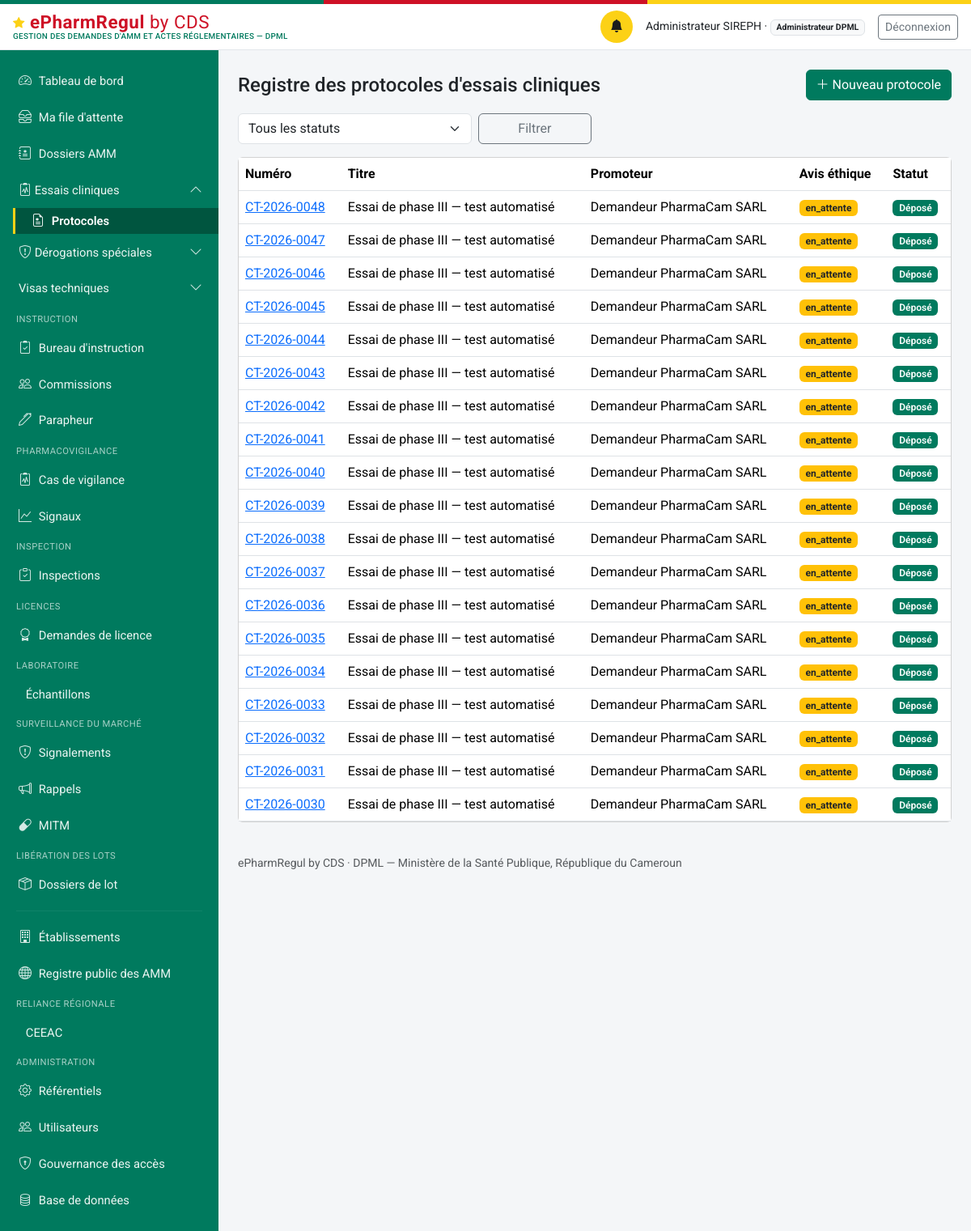
/protocoles (signed in), run on an earlier commit of the app's database.
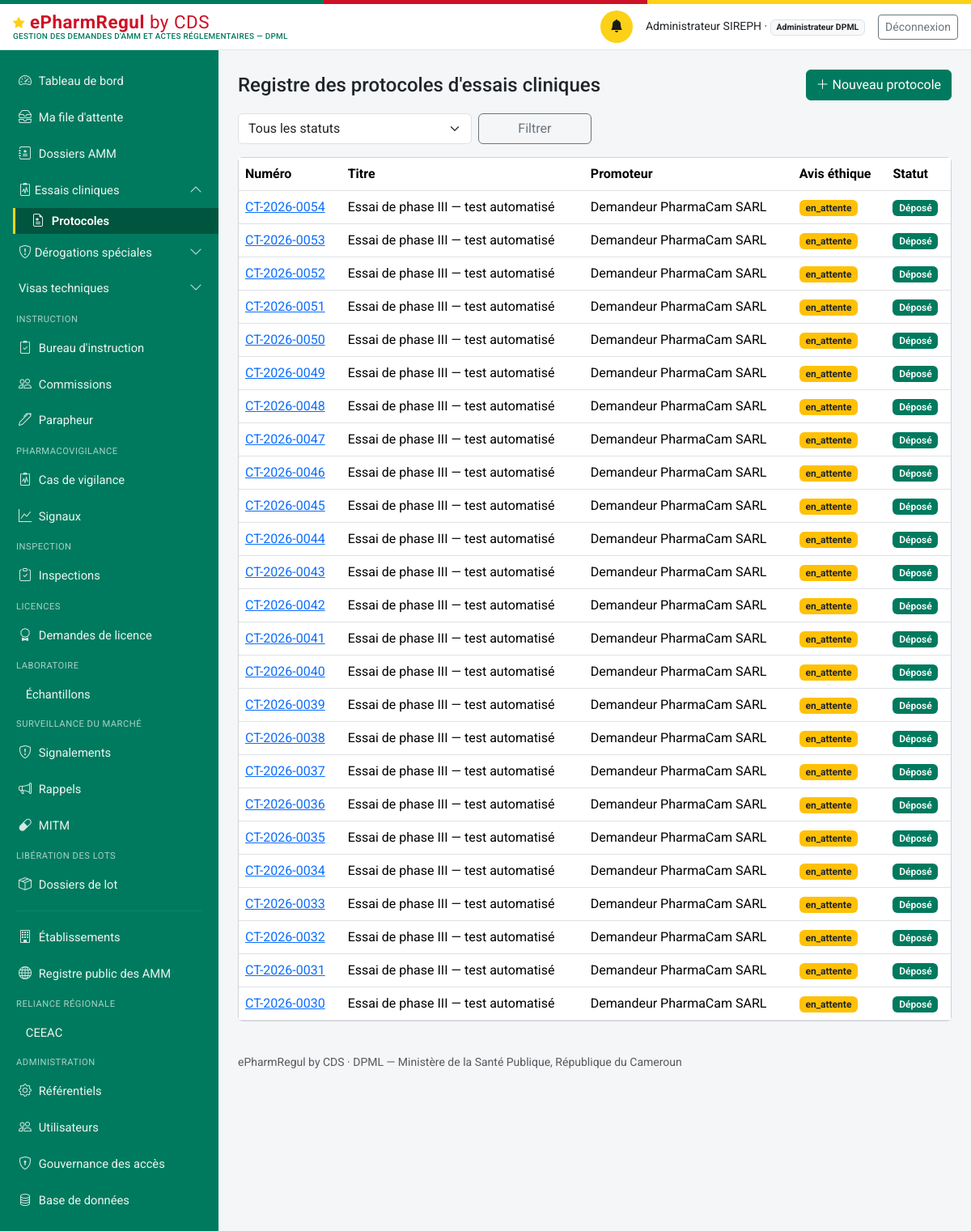
And on a later commit of the database.
### models.py (models this page shows, shortened)
class ProtocoleEssaiClinique(db.Model):
    id = db.Column(db.Integer, primary_key=True)
    numero = db.Column(db.String(30), unique=True, nullable=False)  # CT-{annee}-{seq4}
    titre = db.Column(db.String(300), nullable=False)
    promoteur_id = db.Column(db.Integer, db.ForeignKey("personne.id"), nullable=False)
    produit_etudie_id = db.Column(db.Integer, db.ForeignKey("produit.id"), nullable=True)
    reference_comite_ethique = db.Column(db.String(150), nullable=True)
    statut_avis_ethique = db.Column(db.String(20), nullable=False, default="en_attente")
    statut = db.Column(db.String(30), nullable=False, default="depose")
    motif_decision = db.Column(db.Text, nullable=True)
    date_depot = db.Column(db.DateTime, nullable=True)
    date_decision = db.Column(db.DateTime, nullable=True)
    date_validite = db.Column(db.Date, nullable=True)
    date_limite_reponse_complement = db.Column(db.DateTime, nullable=True)
    amendements_json = db.Column(db.Text, default="[]")
    rapports_etape_json = db.Column(db.Text, default="[]")
    date_creation = db.Column(db.DateTime, default=datetime.utcnow)
    date_maj = db.Column(db.DateTime, default=datetime.utcnow, onupdate=datetime.utcnow)
    promoteur = db.relationship("Personne", foreign_keys=[promoteur_id])
    produit_etudie = db.relationship("Produit", foreign_keys=[produit_etudie_id])
    sites_investigation = db.relationship("Etablissement", secondary="protocole_site", lazy="subquery")
    @property
    def amendements(self):
        return json.loads(self.amendements_json or "[]")
    @property
    def rapports_etape(self):
        return json.loads(self.rapports_etape_json or "[]")

class Personne(db.Model):
    id = db.Column(db.Integer, primary_key=True)
    nom_complet = db.Column(db.String(200), nullable=False)
    email = db.Column(db.String(150), unique=True, nullable=False)  # identifiant de connexion
    password_hash = db.Column(db.String(255), nullable=False)
    role_systeme = db.Column(db.String(50), nullable=False)
    etablissement_rattachement_id = db.Column(db.Integer, db.ForeignKey("etablissement.id"), nullable=True)
    contact = db.Column(db.String(200))
    statut_compte = db.Column(db.String(20), nullable=False, default="actif")
    date_creation = db.Column(db.DateTime, default=datetime.utcnow)
    date_inscription = db.Column(db.DateTime, nullable=True)
    date_decision = db.Column(db.DateTime, nullable=True)
    decide_par_id = db.Column(db.Integer, db.ForeignKey("personne.id"), nullable=True)
    etablissement = db.relationship("Etablissement", foreign_keys=[etablissement_rattachement_id])
    decide_par = db.relationship("Personne", remote_side=[id],
                                 foreign_keys=[decide_par_id])
    @property
    def role_label(self):
        from permissions import ROLES
        return ROLES.get(self.role_systeme, self.role_systeme)
    @property
    def niveau(self):
        from permissions import niveau
        return niveau(self)
    @property
    def est_externe(self):
        from permissions import est_externe
        return est_externe(self.role_systeme)

### routes_ct.py (the view)
@ct_bp.route("/protocoles")
@login_required
def registre():
    executer_verifications_delais_ct()
    u = current_user()
    q = ProtocoleEssaiClinique.query
    if u.role_systeme in ("demandeur_externe", "promoteur_essai"):
        import espace_industriel as esp
        q = q.filter(ProtocoleEssaiClinique.promoteur_id.in_(
            esp.personnes_de_la_societe(u)))
    elif u.role_systeme not in ROLES_CT_INTERNES:
        abort(403)
    statut = request.args.get("statut", "")
    if statut:
        q = q.filter_by(statut=statut)
    protocoles = q.order_by(ProtocoleEssaiClinique.date_creation.desc()).all()
    return render_template("essais_cliniques/registre.html", protocoles=protocoles, statut=statut)

### auth.py (called while the page is built)
def current_user():
    uid = session.get("user_id")
    if not uid:
        return None
    return db.session.get(Personne, uid)

def login_required(view):
    @wraps(view)
    def wrapped(*a, **kw):
        if not current_user():
            return redirect(url_for("login", next=request.path))
        return view(*a, **kw)
    return wrapped

### delais.py (called while the page is built, shortened)
def get_parametre(module, cle, default=None):
    p = ParametreModule.query.filter_by(module=module, cle=cle).first()
    return p.valeur if p else default

def executer_verifications_delais_ct():
    from workflow_ct import cloturer_si_delai_depasse
    from models import ProtocoleEssaiClinique
    for protocole in ProtocoleEssaiClinique.query.filter_by(statut="complement_requis").all():
        cloturer_si_delai_depasse(protocole)
    rappel_jours = int(get_parametre("CT", "rappel_rapport_etape_j_avant", default=15))
    db.session.commit()

### matrice_acces.py (called while the page is built)
def profil(utilisateur):
    if utilisateur is None:
        return None
    return PROFILS_DEMANDEUR.get(utilisateur.role_systeme)

def acte_concerne(utilisateur, code_acte):
    fiche = profil(utilisateur)
    if fiche is None:
        return True
    return code_acte in fiche["actes"]

### templates/essais_cliniques/registre.html (shortened to what this page needs)
{% extends "base.html" %}
{% block content %}
<div class="d-flex justify-content-between align-items-center mb-3">
  <h4 class="mb-0">Registre des protocoles d'essais cliniques</h4>
  {% if current_user.role_systeme in ("demandeur_externe", "administrateur_dpml") %}
  <a href="{{ url_for('ct.nouveau') }}" class="btn btn-primary"><i class="bi bi-plus-lg"></i> Nouveau protocole</a>
  {% endif %}
</div>
<form method="get" class="row g-2 mb-3" role="search">
  <div class="col-md-4">
    <select class="form-select" id="statut" name="statut">
      <option value="">Tous les statuts</option>
    </select>
  </div>
  <div class="col-md-2"><button class="btn btn-outline-secondary w-100">Filtrer</button></div>
</form>
<div class="card">
  <div class="table-responsive">
    <table class="table table-hover align-middle mb-0">
      <thead><tr><th>Numéro</th><th>Titre</th><th>Promoteur</th><th>Avis éthique</th><th>Statut</th></tr></thead>
      <tbody>
        {% for p in protocoles %}
        <tr>
          <td><a href="{{ url_for('ct.fiche', id=p.id) }}">{{ p.numero }}</a></td>
          <td>{{ p.titre }}</td>
          <td>{{ p.promoteur.nom_complet }}</td>
          <td><span class="badge {{ 'bg-success' if p.statut_avis_ethique == 'favorable' else ('bg-danger' if p.statut_avis_ethique == 'defavorable' else 'bg-warning text-dark') }}">
            {{ p.statut_avis_ethique }}</span></td>
          <td><span class="badge bg-primary badge-statut">{{ STATUTS_CT.get(p.statut, p.statut) }}</span></td>
        </tr>
        {% else %}
        <tr><td colspan="5" class="text-center text-muted py-4">Aucun résultat ne correspond à ces critères.</td></tr>
        {% endfor %}
      </tbody>
    </table>
  </div>
</div>
{% endblock %}

### templates/base.html (shortened to what the changed rows need)
<!doctype html>
<html lang="fr">
<head>
<link href="https://cdn.jsdelivr.net/npm/bootstrap@5.3.3/dist/css/bootstrap.min.css" rel="stylesheet">
<link href="https://cdn.jsdelivr.net/npm/bootstrap-icons@1.11.3/font/bootstrap-icons.css" rel="stylesheet">
<link href="{{ url_for('static', filename='css/style.css') }}" rel="stylesheet">
</head>
<body>
<div class="sireph-layout">
  {% if current_user %}
  <nav id="sireph-sidebar" class="offcanvas-lg offcanvas-start sireph-sidebar" tabindex="-1"
       aria-label="Navigation principale">
    <div class="offcanvas-body d-flex flex-column p-0">
      <ul class="nav nav-pills flex-column">
        {% for e in menu %}
        {% if e.enfants %}
        <li class="nav-item">
          <a class="nav-link d-flex align-items-center justify-content-between
                    {{ 'active' if e.actif }} {{ 'disabled text-secondary' if not e.accessible }}"
             {% if e.accessible %}
             data-bs-toggle="collapse" href="#groupe-{{ e.code }}" role="button"
             aria-expanded="{{ 'true' if e.ouvert else 'false' }}"
             aria-controls="groupe-{{ e.code }}"
             {% else %}
             href="#" tabindex="-1" aria-disabled="true"
             title="{{ e.motif }}" data-bs-toggle="tooltip"
             onclick="return false;"
             {% endif %}>
            <span><i class="bi {{ e.icone }}"></i> {{ e.libelle }}</span>
            {% if e.accessible %}
            <i class="bi bi-chevron-down small sireph-chevron"></i>
            {% else %}
            <i class="bi bi-slash-circle small" aria-hidden="true"></i>
            {% endif %}
          </a>
          {% if e.accessible %}
          <div class="collapse {{ 'show' if e.ouvert }}" id="groupe-{{ e.code }}">
            <ul class="nav nav-pills flex-column">
              {% for f in e.enfants %}
              <li class="nav-item ps-3">
                <a class="nav-link py-1 small
                          {{ 'active' if f.actif }}
                          {{ 'disabled text-secondary' if not f.accessible }}"
                   {% if f.accessible %}href="{{ f.href }}"
                   {% else %}href="#" tabindex="-1" aria-disabled="true"
                   title="{{ f.motif }}" data-bs-toggle="tooltip"
                   onclick="return false;"{% endif %}>
                  <i class="bi {{ f.icone }}"></i> {{ f.libelle }}
                </a>
              </li>
              {% endfor %}
            </ul>
          </div>
          {% endif %}
        </li>
        {% else %}
        <li class="nav-item">
          <a class="nav-link {{ 'active' if e.actif }}
                    {{ 'disabled text-secondary' if not e.accessible }}"
             {% if e.accessible %}href="{{ e.href }}"
             {% else %}href="#" tabindex="-1" aria-disabled="true"
             title="{{ e.motif }}" data-bs-toggle="tooltip"
             onclick="return false;"{% endif %}>
            <i class="bi {{ e.icone }}"></i> {{ e.libelle }}
          </a>
        </li>
        {% endif %}
        {% endfor %}
      </ul>
    </div>
  </nav>
  {% endif %}
  <main id="contenu-principal" class="sireph-content">
    {% block content %}{% endblock %}
  </main>
</div>
</body>
</html>

What changed in the data, as far as the page shows it:
added ProtocoleEssaiClinique: numero "CT-2026-0054", titre "Essai de phase III — test automatisé", promoteur.nom_complet "Demandeur PharmaCam SARL", statut_avis_ethique "en_attente", get "Déposé"
added ProtocoleEssaiClinique: numero "CT-2026-0053", titre "Essai de phase III — test automatisé", promoteur.nom_complet "Demandeur PharmaCam SARL", statut_avis_ethique "en_attente", get "Déposé"
added ProtocoleEssaiClinique: numero "CT-2026-0052", titre "Essai de phase III — test automatisé", promoteur.nom_complet "Demandeur PharmaCam SARL", statut_avis_ethique "en_attente", get "Déposé"
added ProtocoleEssaiClinique: numero "CT-2026-0051", titre "Essai de phase III — test automatisé", promoteur.nom_complet "Demandeur PharmaCam SARL", statut_avis_ethique "en_attente", get "Déposé"
added ProtocoleEssaiClinique: numero "CT-2026-0050", titre "Essai de phase III — test automatisé", promoteur.nom_complet "Demandeur PharmaCam SARL", statut_avis_ethique "en_attente", get "Déposé"
added ProtocoleEssaiClinique: numero "CT-2026-0049", titre "Essai de phase III — test automatisé", promoteur.nom_complet "Demandeur PharmaCam SARL", statut_avis_ethique "en_attente", get "Déposé"
